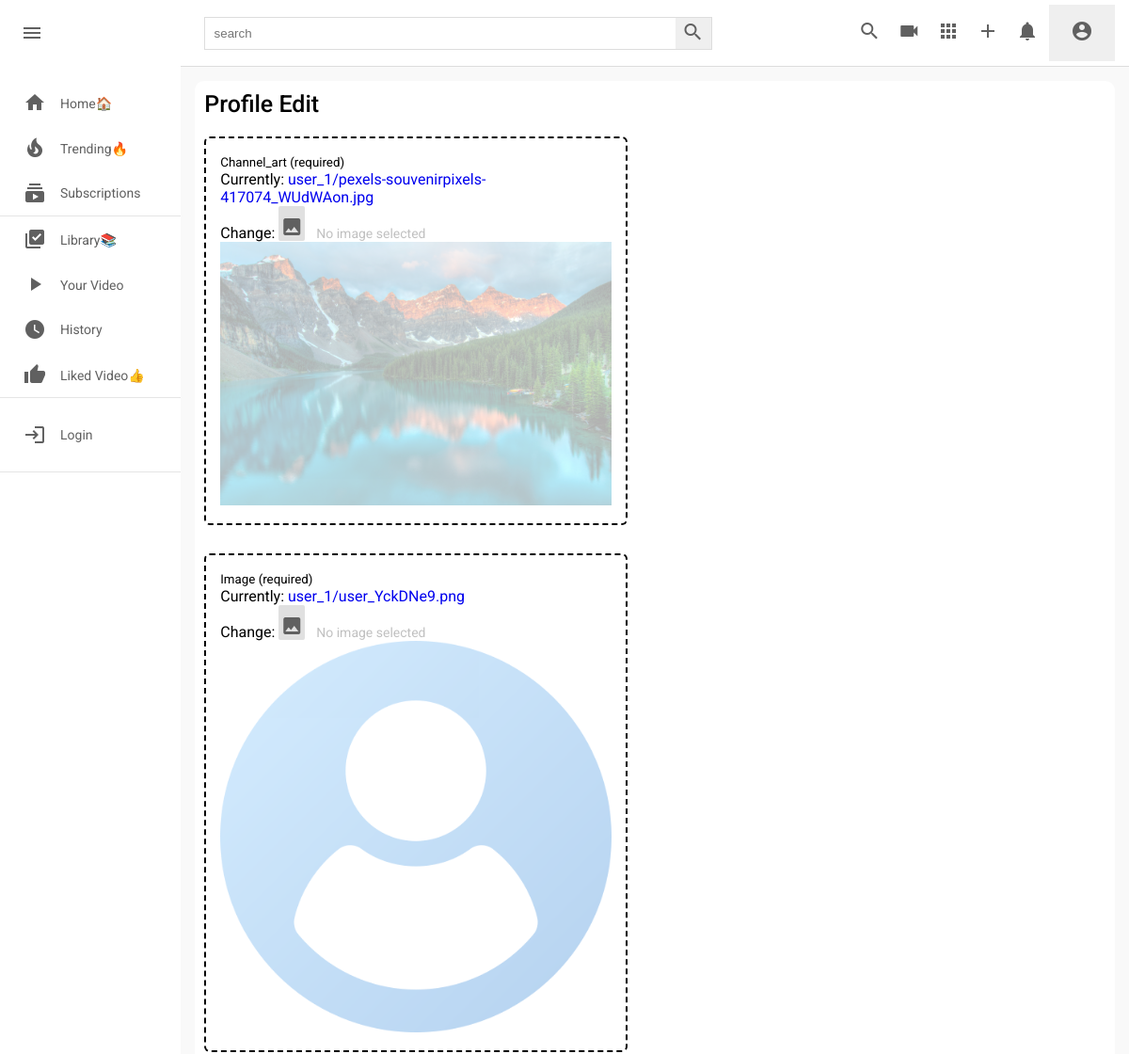
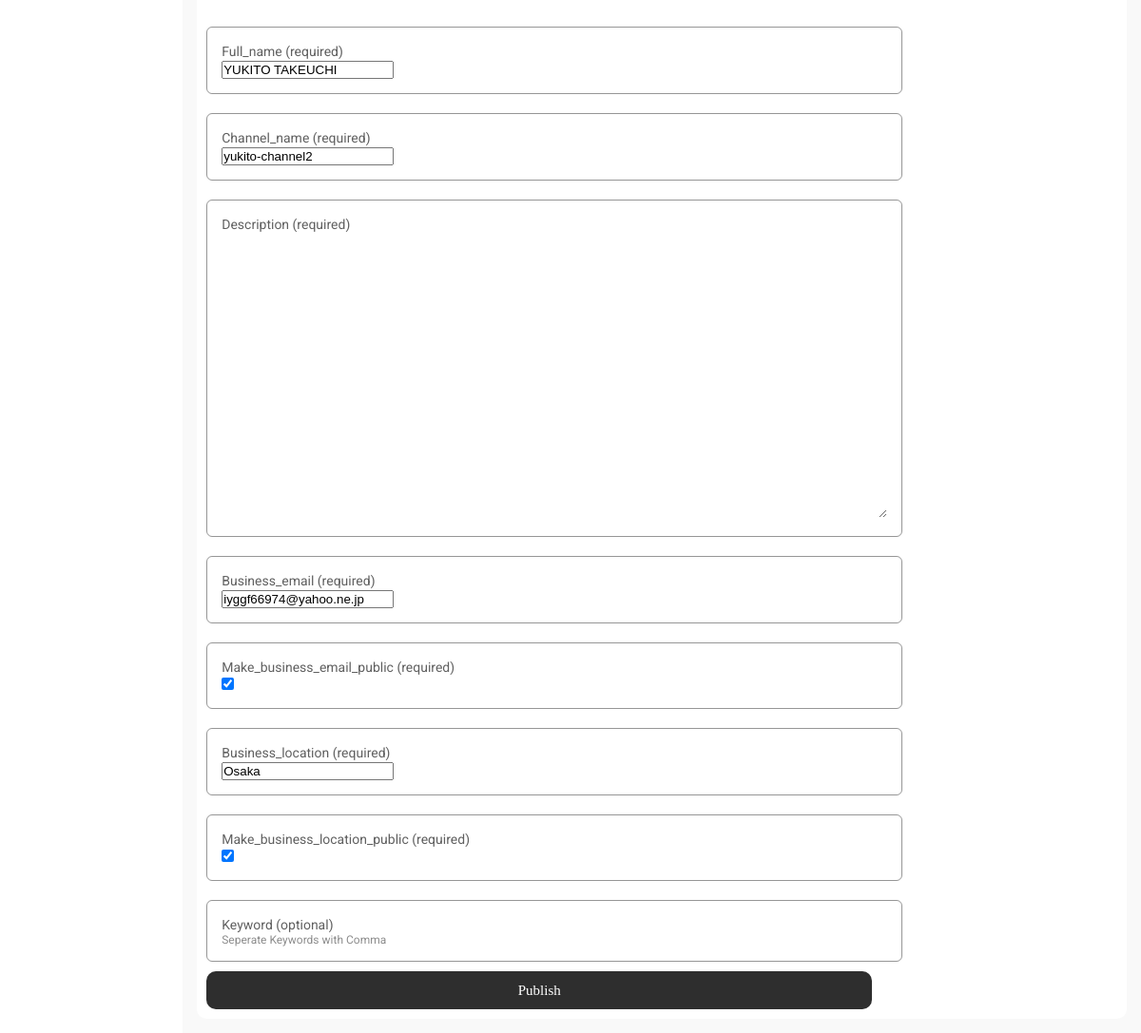
The page /c/edit-channel/1/ on the database as committed earlier (2 pictures, top to bottom).
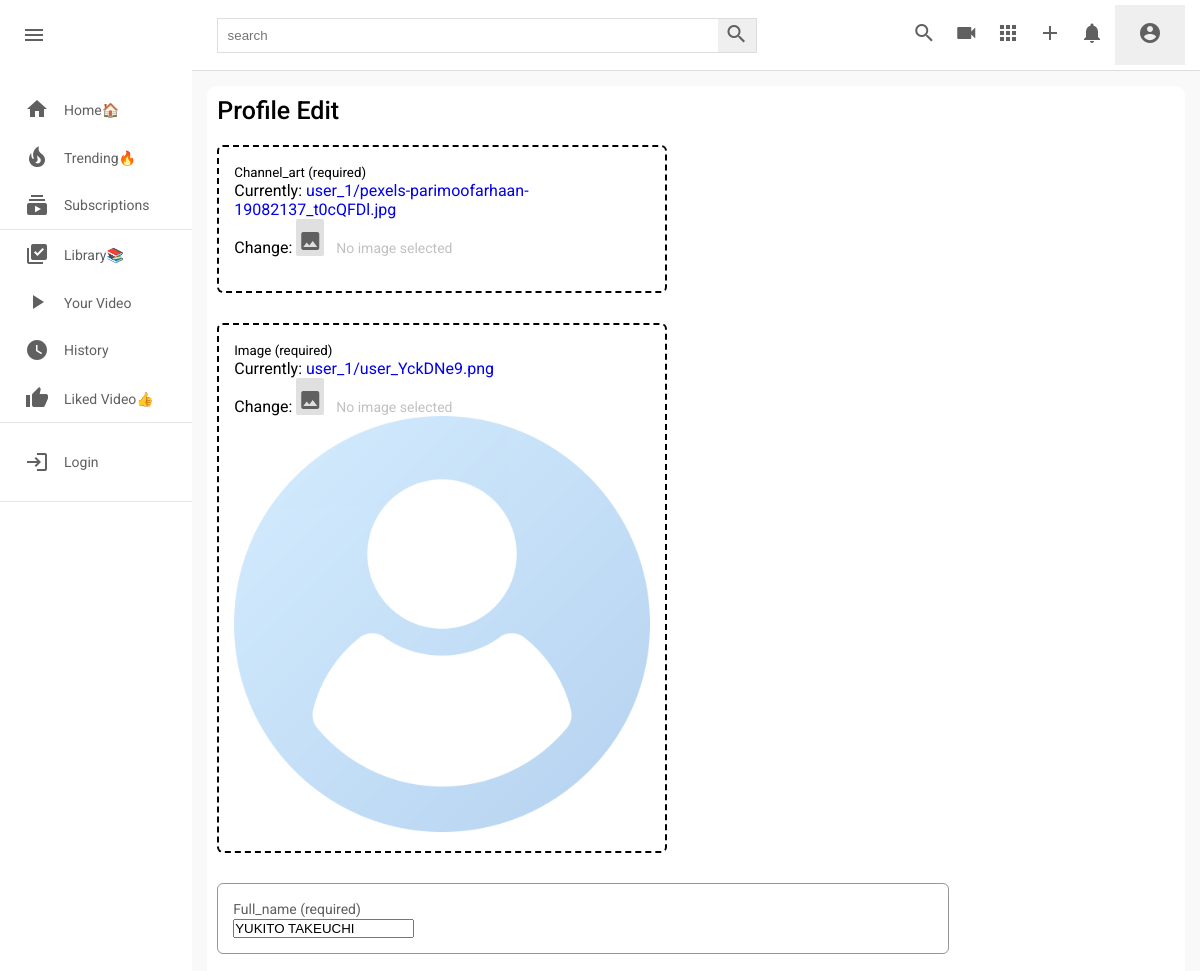
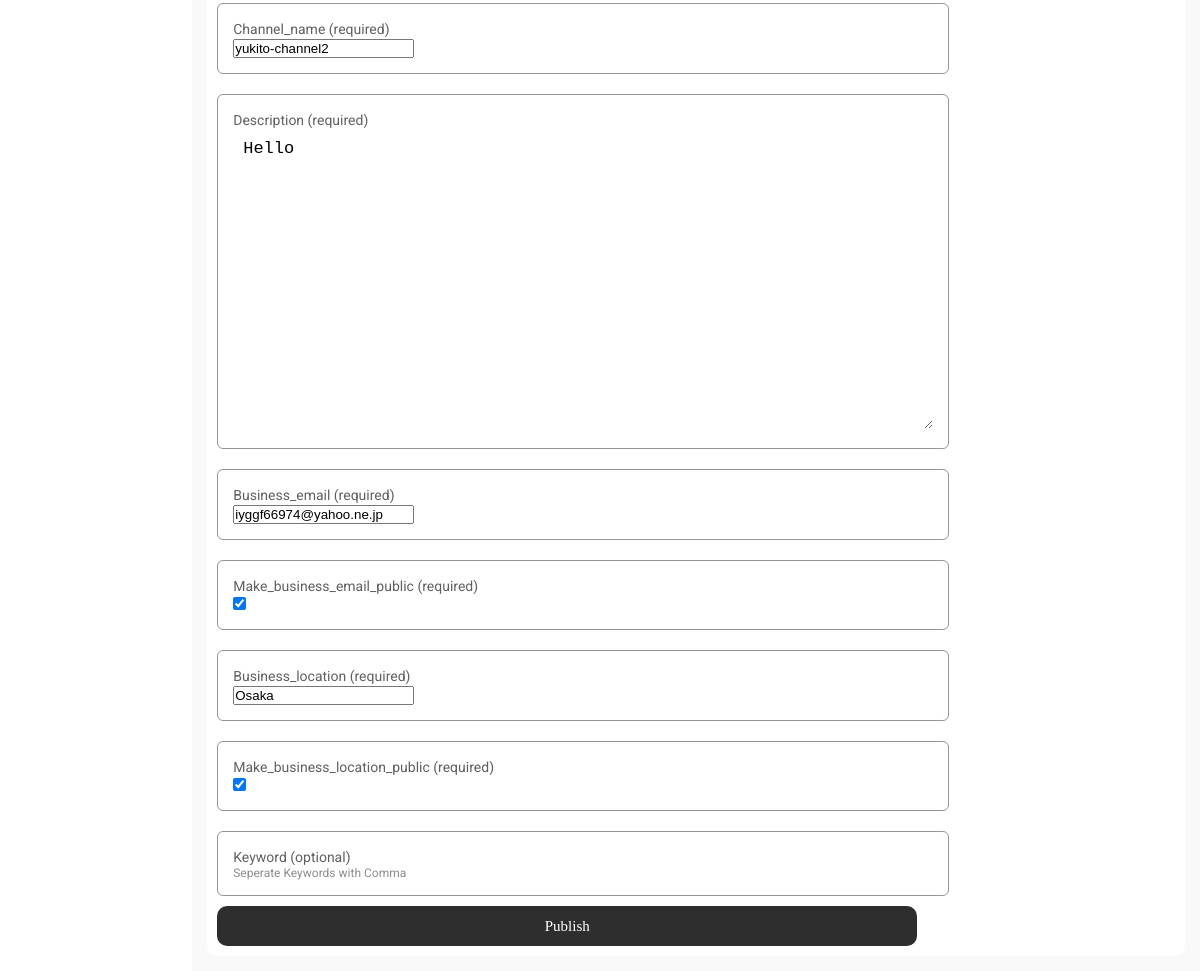
The same page on the database as committed later (2 pictures, top to bottom).
### channel/models.py (models this page shows, shortened)
class Channel(models.Model):
    channel_art=models.ImageField(upload_to=user_directory_path,default='images/channel-art.jpg')
    image=models.ImageField(upload_to=user_directory_path,default='images/user-image.png')
    full_name=models.CharField(max_length=100)
    channel_name=models.CharField(max_length=100)
    description=models.TextField(null=True,blank=True)
    keyword=TaggableManager(blank=True)
    date=models.DateTimeField(auto_now_add=True)
    status=models.CharField(choices=STATUS,max_length=100,default='Active')
    user=models.OneToOneField(User,on_delete=models.SET_NULL,null=True,related_name="channel")
    subscribers=models.ManyToManyField(User,related_name="user_subs",blank=True)
    verified=models.BooleanField(default=False)
    total_view=models.PositiveIntegerField(default=0)
    business_email=models.EmailField(null=True,blank=True)
    make_business_email_public=models.BooleanField(default=False)
    business_location=models.CharField(null=True,blank=True,max_length=100)
    make_business_location_public=models.BooleanField(default=False)
    website=models.URLField(default='https://www.udemy.com/home')
    instagram=models.URLField(default='https://www.udemy.com/home')
    facebook=models.URLField(default='https://www.udemy.com/home')
    twitter=models.URLField(default='https://www.udemy.com/home')

### channel/views.py (the view)
# urls.py: path('edit-channel/<channel_id>/',views.edit_channel,name='edit-channel')
def edit_channel(request,channel_id):
    user=request.user
    channel=Channel.objects.get(id=channel_id)
    if request.method == 'POST':
        form=ChannelEditForm(request.POST,request.FILES,instance=channel)
        if form.is_valid():
            new_form=form.save(commit=False)
            new_form.channel=channel
            new_form.save()
            messages.success(request,'Community editted successfully!')
            return redirect('channel-profile',channel.id)
    else:
        form=ChannelEditForm(instance=channel)
    context={
        'form': form,
        'channel':channel,
    }
    return render(request,'channel/channe_edit.html',context)

### channel/forms.py
class ChannelEditForm(forms.ModelForm):
    class Meta:
        model=Channel
        fields=[
            'channel_art',
            'image',
            'full_name',
            'channel_name',
            'description',
            'keyword',
            'business_email',
            'make_business_email_public',
            'business_location',
            'make_business_location_public',
        ]

### templates/channel/channe_edit.html (shortened to what this page needs)
{% extends 'base.html' %}
{% load static %}
{% block style %}
<link rel="stylesheet" href="{% static 'css/style.css' %}" type="text/css">
<link rel="stylesheet" href="{% static 'css/channel-community.css' %}" type="text/css">
<link rel="stylesheet" href="{% static 'css/channel.css' %}" type="text/css">
<link rel="stylesheet" href="{% static 'css/channel-upload.css' %}" type="text/css">
{% endblock style %}
{% block content %}
<div class="mainBody">
    {% include 'partials/sidebar.html' %}
    <div class="videos">
        <form action="" method="POST" enctype="multipart/form-data">
            <div class="upload-content">
                <div class="left-video">
                    <h4>Profile Edit</h4>
                    <div class="video-div file-input" id="file-input">
                        <small>Channel_art (required) </small> <br>
                        {{form.channel_art}}
                        <span class='button'><i class="material-icons">image</i></span>
                        <span class='label' data-js-label>No image selected</label> <br>
                        <img src="{{ channel.channel_art.url }}" style="width: 100%;" alt="">
                    </div>
                    <br>
                    <div class="video-div file-input" id="file-input">
                        <small>Image (required) </small> <br>
                        {{form.image}}
                        <span class='button'><i class="material-icons">image</i></span>
                        <span class='label' data-js-label>No image selected</label> <br>
                        <img src="{{ channel.image.url }}" style="width: 100%;" alt="">
                    </div>
                    <div class="desc-div">
                        <span>Full_name (required)  </span> <br>
                        {{form.full_name}}
                    </div>
                    <div class="desc-div">
                        <span>Channel_name (required)  </span> <br>
                        {{form.channel_name}}
                    </div>
                    <div class="desc-div">
                        <span>Description (required)  </span> <br>
                        {{form.description}}
                    </div>
                    <div class="desc-div">
                        <span>Business_email (required)  </span> <br>
                        {{form.business_email}}
                    </div>
                    <div class="desc-div">
                        <span>Make_business_email_public (required)  </span> <br>
                        {{form.make_business_email_public}}
                    </div>
                    <div class="desc-div">
                        <span>Business_location (required)  </span> <br>
                        {{form.business_location}}
                    </div>
                    <div class="desc-div">
                        <span>Make_business_location_public (required)  </span> <br>
                        {{form.make_business_location_public}}
                    </div>
                    <div class="tags-div">
                        <span>Keyword (optional) </span> <br>
                        <p>Seperate Keywords with Comma</p>
                    </div>
                    <div class="upload-btn-div">
                        <button type="submit" class="upload-btn">Publish</button>
                    </div>
                </div>
            </div>
        </form>
    </div>
</div>
{% endblock content %}

### templates/base.html (shortened to what this page needs)
{% load static %}
<!DOCTYPE html>
<html lang="en">
<head>
    {% block style %}
    {% endblock style %}
    <link rel="stylesheet" href="https://use.fontawesome.com/releases/v6.0.0/css/all.css" />
</head>
<body>
    <div class="header">
        <div class="header-left">
            <i id="menu" class="material-icons">menu</i>
            <a href="{% url 'index' %}">
            </a>
        </div>
        <div class="header-search">
            <form action="{% url 'search' %}" method="GET">
                <input type="text" placeholder="search" name="q">
                <button><i class="material-icons">search</i></button>
            </form>
        </div>
        <div class="header-icons">
            <i class="material-icons display-this">search</i>
            <a href="{% url 'video-upload' %}"><i class="material-icons ">videocam</i></a>
            <i class="material-icons display-this">apps</i>
            {% if request.user.is_authenticated %}
            <a href="{% url 'create-post' request.user.channel.id %}"><i class="material-icons">add</i></a>
            {% else %}
            <a href=""><i class="material-icons">add</i></a>
            {% endif %}
            <a href="{% url 'edit-channel' request.user.channel.id %}"><i class="material-icons display-this">notifications</i>
</a>
            <div class="dropdown1">
                <button class="dropbtn1">
                    <i id="drop-down1" class="material-icons display-this">account_circle</i>
                </button>
              </div>
        </div>
    </div>
    {% block content %}
    {% endblock content %}
</body>
</html>

### templates/partials/sidebar.html (shortened to what this page needs)
<div class="sidebar">
    <div class="sidebar-categories">
        <div class="sidebar-category">
            <i class="material-icons">home</i>
            <a href="{% url 'index' %}"><span>Home🏠</span></a>
        </div>
        <div class="sidebar-category">
            <i class="material-icons">local_fire_department</i>
            <a href="{% url 'trend' %}"><span>Trending🔥</span></a>
        </div>
        <div class="sidebar-category">
            <i class="material-icons">subscriptions</i>
            <span>Subscriptions</span>
        </div>
        <hr>
        <div class="sidebar-category">
            <i class="material-icons">library_add_check</i>
            <a href="{% url 'save-video'  %}"><span>Library📚</span></a>
        </div>
        <div class="sidebar-category">
            <i class="material-icons">play_arrow</i>
            <a href="{% url 'studio' %}"><span>Your Video</span></a>
        </div>
        <div class="sidebar-category">
            <i class="material-icons">watch_later</i>
            <span>History</span>
        </div>
        <div class="sidebar-category">
            <i class="material-icons">thumb_up</i>
            <a href="{% url 'like-video'  %}"><span>Liked Video👍</span></a>
        </div>
        <hr>
    </div>
    <div class="sidebar-categories">
        {% if not request.user.is_authenticated %}
        <a href="{% url 'sign-in' %}">
            <div class="sidebar-category">
                <i class="material-icons">login</i>
                <span>Login</span>
            </div>
        </a>
        {% endif %}
    </div>
    <hr>
</div>

### static/css/style.css (style rules this page uses)
* { margin: 0; padding: 0; box-sizing: border-box; }
body { font-family: 'Roboto','sans-serif'; }
.material-icons { color: rgb(96, 96, 96); }
.header { display: flex; justify-content: space-between; align-items: center; height: 70px; padding: 15px; }
.header-left { display: flex; align-items: center; }
.header i { padding: 0 7px; cursor: pointer; }
.header-search form { border: 1px solid #ddd; height: 35px; margin: 0; padding: 0; display: flex; }
.header-search input { width: 500px; padding: 10px; margin: 0; border-radius: 0; border: none; height: 100%; }
.header-search button { padding: 0; margin: 0; height: 100%; border: none; border-radius: 0; }
.mainBody { height: calc(100vh - 70px); display: flex; overflow: hidden; }
.sidebar { height: 100%; width: 230px; background-color: white; overflow-y: scroll; }
.sidebar-categories { width: 100%; display: flex; flex-direction: column; margin-bottom: 15px; margin-top: 15px; }
.sidebar-category { display: flex; align-items: center; padding: 12px 25px; }
.sidebar-category span { margin-left: 15px; }
hr { height: 1px; background-color: #e5e5e5; border: none; }
.videos { background-color: #f9f9f9; width: 100%; height: 100%; padding: 15px 15px; border-top: 1px solid #ddd; overflow-y: scroll; }
.title a, span { text-decoration: none; color: rgb(96, 96, 96); font-size: 14px; }

### static/css/channel-community.css (style rules this page uses)
a { text-decoration: none; }

### static/css/channel-upload.css (style rules this page uses)
.upload-content { background-color: #fff; border-radius: 10px; display: flex; justify-content: space-between; }
.left-video { padding: 10px; }
.left-video h4 { font-size: 25px; font-weight: 500; }
.left-video .desc-div { border: 1px solid rgba(0, 0, 0, 0.411); padding: 15px 15px; border-radius: 6px; margin-top: 20px; margin-bottom: 10px; }
.desc-div textarea { border: none; padding: 10px; font-size: 17px; outline: none; width: 700px; height: 300px; }
.left-video .tags-div { border: 1px solid rgba(0, 0, 0, 0.411); padding: 15px 15px; border-radius: 6px; margin-top: 20px; margin-bottom: 10px; }
.tags-div p { margin-top: 0px; color: rgba(0, 0, 0, 0.452); font-size: 12px; }
.left-video .video-div { padding: 15px 15px; border-radius: 6px; margin-top: 20px; margin-bottom: 10px; }
.video-div span { margin-top: 0px; color: rgba(218, 218, 218, 0.808); }
.upload-btn-div { width: 700px; margin-top: 10px; }
.upload-btn { width: 100%; height: 40px; border-radius: 10px; border: none; background-color: rgb(46, 46, 46); color: white; font-size: 15px; font-family: poppins; transition: 0.5s; }
.file-input { display: inline-block; text-align: left; padding: 16px; width: 450px; position: relative; align-items: center; border-radius: 3px; border: dashed black 2px; }
.file-input > .button { display: inline-block; cursor: pointer; background: rgb(224, 224, 224); padding: 0px 2px; padding-top: 10px; border-radius: 2px; margin-right: 8px; }
.file-input > .label { color: #333; white-space: nowrap; opacity: .3; }

### templates/base.html (style rules this page uses)
.dropbtn1 { color: white; padding: 16px; font-size: 16px; border: none; cursor: pointer; }
.dropdown1 { position: relative; display: inline-block; }

Rows that differ between the two databases and show on the page:
changed Channel "Currently: user_1/user_YckDNe9.png Change:": channel_art "Currently: user_1/pexels-souvenirpixels-417074_WUdWAon.jpg Change:" → "Currently: user_1/pexels-parimoofarhaan-19082137_t0cQFDl.jpg Change:"; description (not shown) → "Hello"; channel_art: picture removed
